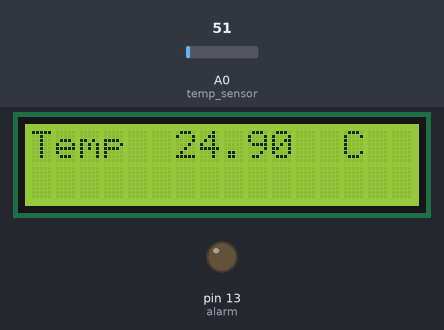
Simulated run of this sketch. Board: Arduino Uno, built with avr-gcc and run on an emulated ATmega328P. Shown: 16×2 character LCD, output pins drawn as LEDs (lit = HIGH). The test bench sets the inputs (shaded band); at power-on: A0 (temp_sensor) = 51. What the sketch prints to the serial monitor is not drawn.

Above: at 1.2 s.
1.3 s: A0 (temp_sensor) set to 57
At 2.4 s:
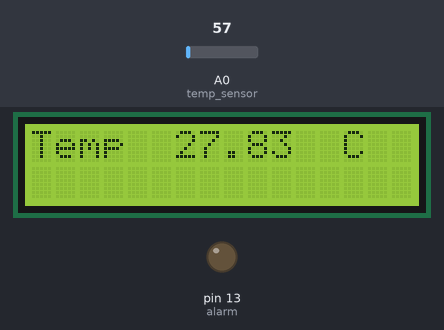
4.3 s: A0 (temp_sensor) set to 66
At 4.6 s:
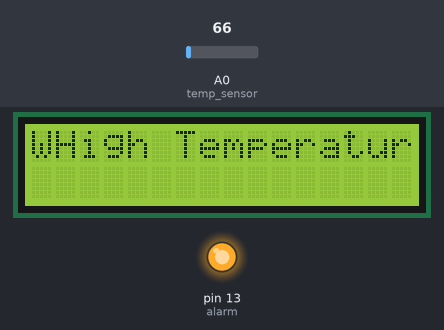
7.3 s: A0 (temp_sensor) set to 15
At 8.0 s:
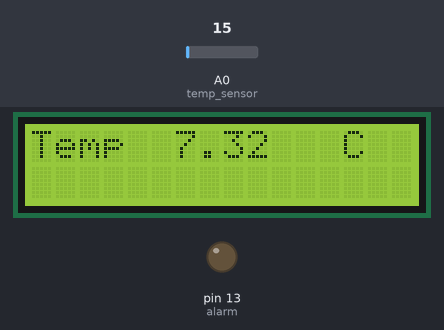
10.3 s: A0 (temp_sensor) set to 30
At 11.2 s:
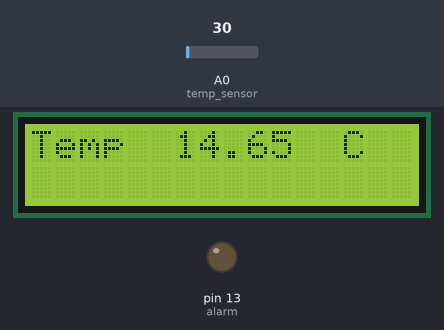
13.3 s: A0 (temp_sensor) set to 71
At 14.7 s:
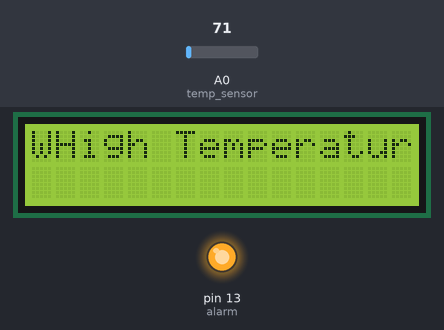
16.3 s: A0 (temp_sensor) set to 15
At 16.8 s:
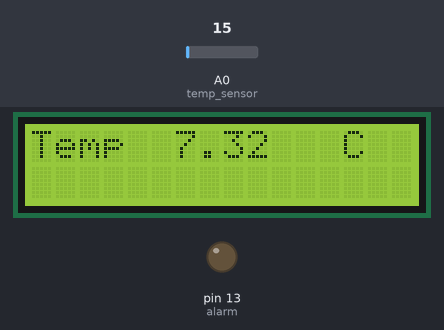
Timing chart, 0 to 19.3 s (numbered marks = the images above; inputs shaded):
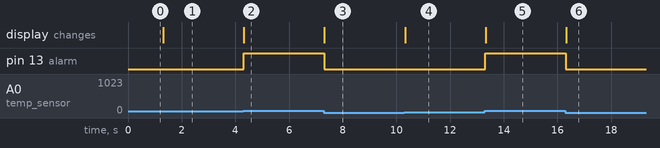

The sketch:

LCD_Temp_Sensor.ino
```cpp
#include <LiquidCrystal.h>

const int rs = 12, en = 11, d4 = 5, d5 = 4, d6 = 3, d7 = 2;
LiquidCrystal lcd(rs, en, d4, d5, d6, d7);

const int alarm = 13;
const int temp_sensor = 0;
void setup() {
  pinMode(alarm, OUTPUT);
  pinMode(temp_sensor, INPUT);
  Serial.begin(9600);
  lcd.begin(16, 2);

}

void loop() {
 int value = analogRead(temp_sensor);
 float volt = (value * 5.0)/1024.0;
 float celsius = (volt) * 100.0;

  if (celsius >= 30) {
    digitalWrite(alarm, HIGH);
    lcd.clear();
    lcd.setCursor(0, 0);
    lcd.print("WARNING!!");
    lcd.setCursor(1, 0);
    lcd.print("High Temperature");
     Serial.println(celsius);
  } else {
     lcd.clear();
     lcd.setCursor(0, 0);
     lcd.print("Temp         C  ");
    lcd.setCursor(6, 0);
    lcd.print(celsius);
    Serial.println(celsius);

      if (celsius < 28) {
    digitalWrite(alarm, LOW);
  }


  }
}
```

Measured:
- the behaviour switches between 61 and 62 on A0 (temp_sensor) (found by bisection; images 1 and 2)
- after the input at 1.3 s, the display: changes at once (image 1)
- after the input at 4.3 s, pin 13 (alarm): LOW → HIGH at once; the display: changes at once (image 2)
- after the input at 7.3 s, pin 13 (alarm): HIGH → LOW at once; the display: changes at once (image 3)
- after the input at 10.3 s, the display: changes at once (image 4)
- after the input at 13.3 s, pin 13 (alarm): LOW → HIGH at once; the display: changes at once (image 5)
- after the input at 16.3 s, pin 13 (alarm): HIGH → LOW at once; the display: changes at once (image 6)
